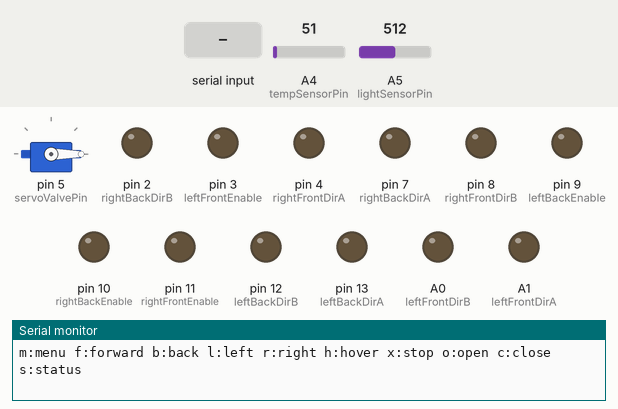
A sketch run on a simulated Arduino Uno, built with avr-gcc and run on an emulated ATmega328P. Parts: servo, output pins drawn as LEDs (lit = HIGH), the last lines printed to the serial monitor. Wiring (inferred from the names in the program): servo: signal pin 5. Inputs (shaded band) come from the test bench; at power-on: A4 (tempSensorPin) = 51, A5 (lightSensorPin) = 512. Servo pulses on a pin are drawn as a servo (544–2400 µs = 0–180°); pins used as bus, display or sensor lines are not drawn.

Above: at 1.7 s.
1.8 s: "f" received over Serial
At 3.0 s:
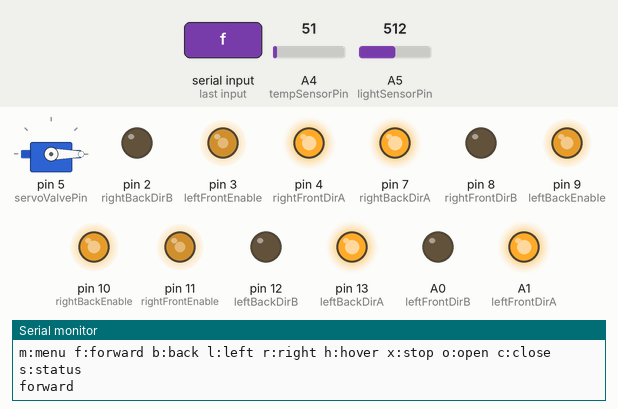
3.3 s: "b" received over Serial
At 4.3 s:
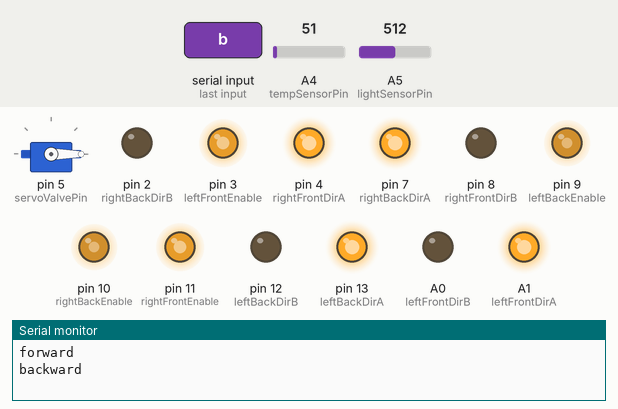
4.8 s: "l" received over Serial
At 5.5 s:
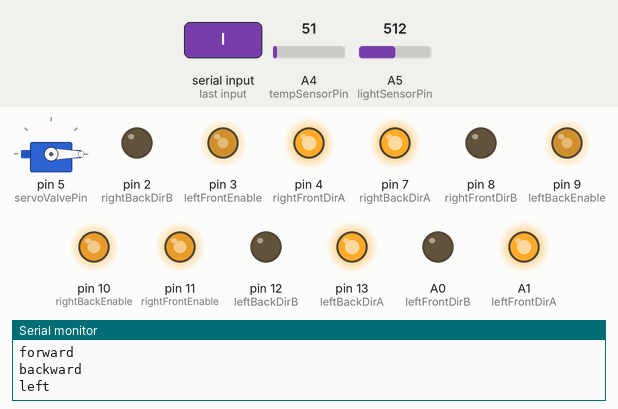
6.3 s: "r" received over Serial
At 7.5 s:
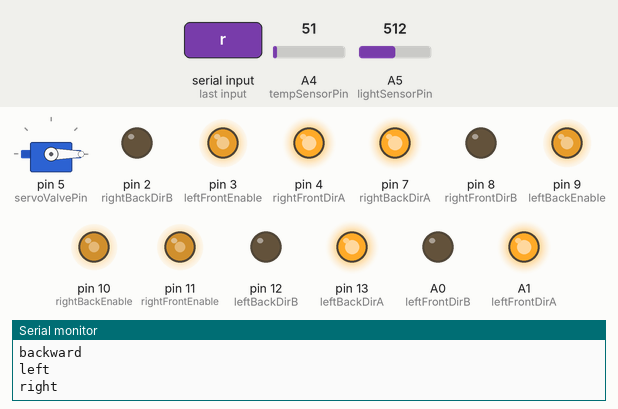
7.8 s: "h" received over Serial
At 8.9 s:
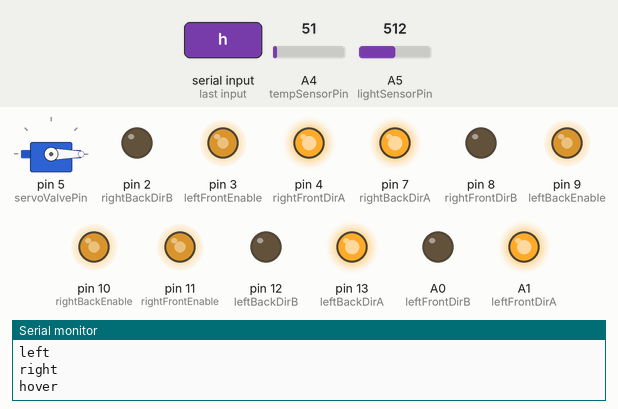
9.3 s: "o" received over Serial
At 9.9 s:
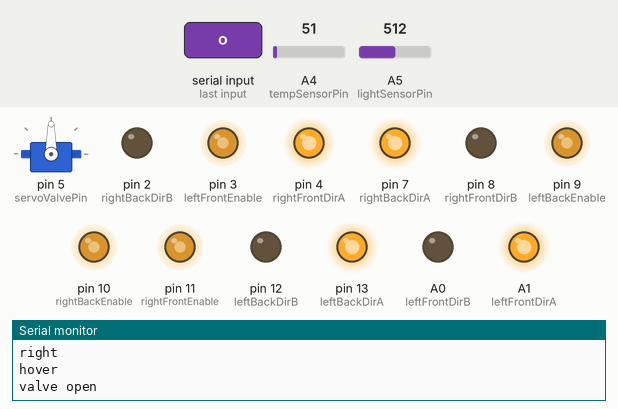
Timing chart, 0 to 51.4 s (numbered marks = the images above; inputs shaded):
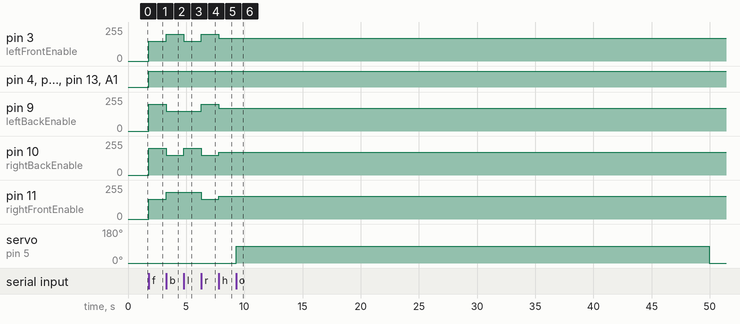

The sketch:

Drone-Code-v1.ino
```cpp
// Firefighting Drone — Serial Control
// FSE 100 Mini Project
//
// PIN FIX: Enables moved off Timer0 (D5/D6) onto Timer1/Timer2
//          Servo moved to D5 with manual pulse (no Servo.h, no timer hijack)
//          MRF direction moved from D11 to D4 (frees D11 for PWM)
//
// Timer0 (D5/D6)  — untouched, millis()/delay()/Serial safe
// Timer1 (D9/D10) — EN_MLB, EN_MRB (analogWrite OK)
// Timer2 (D3/D11) — EN_MLF, EN_MRF (analogWrite OK)

// ============ PIN ASSIGNMENTS (REWIRED) ============
const int leftBackEnable = 9;       // was D5 → now Timer1
const int rightBackEnable = 10;     // was D6 → now Timer1
const int leftFrontEnable = 3;      // was D9 → now Timer2
const int rightFrontEnable = 11;    // was D10 → now Timer2

const int leftBackDirA = 13;        // swapped (MLB polarity fix)
const int leftBackDirB = 12;        // swapped
const int rightBackDirA = 7;
const int rightBackDirB = 2;
const int leftFrontDirA = A1;
const int leftFrontDirB = A0;
const int rightFrontDirA = 4;       // was D11 → freed for PWM
const int rightFrontDirB = 8;

const int tempSensorPin = A4;
const int lightSensorPin = A5;

const int servoValvePin = 5;        // was D3 → manual pulse, no timer

// ============ MANUAL SERVO (replaces Servo.h) ============
void servoCommand(int angle) {
  angle = constrain(angle, 0, 180);
  for (int i = 0; i < 25; i++) {  // 25 × 20ms = 500ms to reach position
    int pulse = map(angle, 0, 180, 544, 2400);
    digitalWrite(servoValvePin, HIGH);
    delayMicroseconds(pulse);
    digitalWrite(servoValvePin, LOW);
    delay(20);
  }
  // stops pulsing — servo holds mechanically, no jitter
}
// ============ WATER SYSTEM ============
const int totalWater = 2000;
const int waterFlowRate = 50;

int currentWater = totalWater;
bool valveOpen = false;
unsigned long lastWaterUpdate = 0;
unsigned long valveOpenTime = 0;

// ============ FIRE DETECTION ============
const int tempThreshold = 25;
const int lightThreshold = 500;

unsigned long lastFireCheck = 0;
unsigned long fireCheckInterval = 2000;

// ============ SPEED CONSTANTS ============
const int SPEED_HOVER = 170;
const int SPEED_FRONT_SLOW = 150;
const int SPEED_BACK_FAST = 200;
const int SPEED_FRONT_FAST = 200;
const int SPEED_BACK_SLOW = 150;
const int SPEED_TURN_FAST = 200;
const int SPEED_TURN_SLOW = 150;

void setup() {
  Serial.begin(9600);

  pinMode(servoValvePin, OUTPUT);
  servoCommand(0);

  pinMode(leftBackEnable, OUTPUT);
  pinMode(rightBackEnable, OUTPUT);
  pinMode(leftFrontEnable, OUTPUT);
  pinMode(rightFrontEnable, OUTPUT);

  pinMode(leftBackDirA, OUTPUT);
  pinMode(leftBackDirB, OUTPUT);
  pinMode(rightBackDirA, OUTPUT);
  pinMode(rightBackDirB, OUTPUT);
  pinMode(leftFrontDirA, OUTPUT);
  pinMode(leftFrontDirB, OUTPUT);
  pinMode(rightFrontDirA, OUTPUT);
  pinMode(rightFrontDirB, OUTPUT);

  pinMode(tempSensorPin, INPUT);
  pinMode(lightSensorPin, INPUT);

  allOff();
  printMenu();
}

void loop() {
  handleWaterSystem();

  if (millis() - lastFireCheck >= fireCheckInterval) {
    if (fireDetected()) {
      Serial.println("FIRE DETECTED");
    }
    lastFireCheck = millis();
  }

  if (Serial.available()) {
    char c = Serial.read();
    while (Serial.available()) {
      Serial.read();
    }

    switch (c) {
      case 'f': moveForward();  break;
      case 'b': moveBackward(); break;
      case 'l': turnLeft();     break;
      case 'r': turnRight();    break;
      case 'h': hover();        break;
      case 'x': allOff();       break;
      case 'o': openValve();    break;
      case 'c': closeValve();   break;
      case 's': printStatus();  break;
      case 'm': printMenu();    break;
      default:  Serial.println("unk"); break;
    }
  }

  delay(10);
}

void printMenu() {
  Serial.println("m:menu f:forward b:back l:left r:right h:hover x:stop o:open c:close s:status");
}

void allOff() {
  analogWrite(leftBackEnable, 0);
  analogWrite(rightBackEnable, 0);
  analogWrite(leftFrontEnable, 0);
  analogWrite(rightFrontEnable, 0);

  digitalWrite(leftBackDirA, LOW);
  digitalWrite(leftBackDirB, LOW);
  digitalWrite(rightBackDirA, LOW);
  digitalWrite(rightBackDirB, LOW);
  digitalWrite(leftFrontDirA, LOW);
  digitalWrite(leftFrontDirB, LOW);
  digitalWrite(rightFrontDirA, LOW);
  digitalWrite(rightFrontDirB, LOW);
}

void setAllForward() {
  digitalWrite(leftBackDirA, HIGH);
  digitalWrite(leftBackDirB, LOW);
  digitalWrite(rightBackDirA, HIGH);
  digitalWrite(rightBackDirB, LOW);
  digitalWrite(leftFrontDirA, HIGH);
  digitalWrite(leftFrontDirB, LOW);
  digitalWrite(rightFrontDirA, HIGH);
  digitalWrite(rightFrontDirB, LOW);
}

void moveForward() {
  allOff();
  setAllForward();
  analogWrite(leftFrontEnable, SPEED_FRONT_SLOW);
  analogWrite(rightFrontEnable, SPEED_FRONT_SLOW);
  analogWrite(leftBackEnable, SPEED_BACK_FAST);
  analogWrite(rightBackEnable, SPEED_BACK_FAST);
  Serial.println("forward");
}

void moveBackward() {
  allOff();
  setAllForward();
  analogWrite(leftFrontEnable, SPEED_FRONT_FAST);
  analogWrite(rightFrontEnable, SPEED_FRONT_FAST);
  analogWrite(leftBackEnable, SPEED_BACK_SLOW);
  analogWrite(rightBackEnable, SPEED_BACK_SLOW);
  Serial.println("backward");
}

void turnRight() {
  allOff();
  setAllForward();
  analogWrite(leftBackEnable, SPEED_TURN_FAST);
  analogWrite(leftFrontEnable, SPEED_TURN_FAST);
  analogWrite(rightBackEnable, SPEED_TURN_SLOW);
  analogWrite(rightFrontEnable, SPEED_TURN_SLOW);
  Serial.println("right");
}

void turnLeft() {
  allOff();
  setAllForward();
  analogWrite(leftBackEnable, SPEED_TURN_SLOW);
  analogWrite(leftFrontEnable, SPEED_TURN_SLOW);
  analogWrite(rightBackEnable, SPEED_TURN_FAST);
  analogWrite(rightFrontEnable, SPEED_TURN_FAST);
  Serial.println("left");
}

void hover() {
  setAllForward();
  analogWrite(leftBackEnable, SPEED_HOVER);
  analogWrite(rightBackEnable, SPEED_HOVER);
  analogWrite(leftFrontEnable, SPEED_HOVER);
  analogWrite(rightFrontEnable, SPEED_HOVER);
  Serial.println("hover");
}

void handleWaterSystem() {
  if (valveOpen && currentWater > 0) {
    unsigned long n = millis();
    if (n - lastWaterUpdate >= 1000) {
      currentWater -= waterFlowRate;
      lastWaterUpdate = n;
      if (currentWater <= 0) {
        currentWater = 0;
        closeValve();
        Serial.println("empty auto-close");
      } else {
        Serial.print("water:");
        Serial.println(currentWater);
      }
    }
  }
}

void printStatus() {
  Serial.print("water:");
  Serial.print(currentWater);
  Serial.print("/");
  Serial.println(totalWater);

  int raw = analogRead(tempSensorPin);
  int t = map(raw, 20, 358, -40, 125);
  Serial.print("temp:");
  Serial.println(t);

  int l = analogRead(lightSensorPin);
  Serial.print("light:");
  Serial.println(l);

  Serial.print("valve:");
  Serial.println(valveOpen ? "open" : "closed");

  Serial.print("fire:");
  Serial.println(fireDetected() ? "yes" : "no");
}

// ============ Mohamed's functions ============
void openValve() {
  servoCommand(90);
  valveOpen = true;
  lastWaterUpdate = millis();
  Serial.println("valve open");
}

void closeValve() {
  servoCommand(0);
  valveOpen = false;
  Serial.println("valve closed");
}

bool fireDetected() {
  int rawTemp = analogRead(tempSensorPin);
  int tempC = map(rawTemp, 20, 358, -40, 125);
  int lightReading = analogRead(lightSensorPin);
  return (tempC >= tempThreshold && lightReading >= lightThreshold);
}
```

Measured:
- after the input at 1.8 s, pin 3 (leftFrontEnable), pin 11 (rightFrontEnable): 0/255 → 150/255 at once; pin 4 (rightFrontDirA), pin 7 (rightBackDirA), pin 13 (leftBackDirA), A1 (leftFrontDirA): LOW → HIGH at once; pin 9 (leftBackEnable), pin 10 (rightBackEnable): 0/255 → 200/255 at once
- after the input at 3.3 s, pin 3 (leftFrontEnable), pin 11 (rightFrontEnable): 150/255 → 200/255 at once; pin 9 (leftBackEnable), pin 10 (rightBackEnable): 200/255 → 150/255 at once
- after the input at 4.8 s, pin 3 (leftFrontEnable): 200/255 → 150/255 at once; pin 10 (rightBackEnable): 150/255 → 200/255 at once
- after the input at 6.3 s, pin 3 (leftFrontEnable), pin 9 (leftBackEnable): 150/255 → 200/255 at once; pin 10 (rightBackEnable), pin 11 (rightFrontEnable): 200/255 → 150/255 at once
- after the input at 7.8 s, pin 3 (leftFrontEnable), pin 9 (leftBackEnable): 200/255 → 170/255 at once; pin 10 (rightBackEnable), pin 11 (rightFrontEnable): 150/255 → 170/255 at once
- after the input at 9.3 s, servo on pin 5 (servoValvePin): 0° → 90° at once, → 0° 40.7 s later
